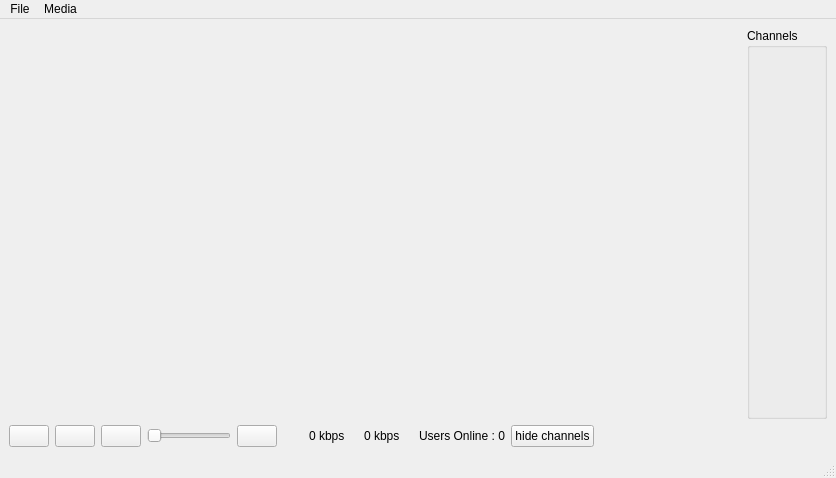
<?xml version="1.0" encoding="UTF-8"?>
<ui version="4.0">
 <class>SimplePlayer</class>
 <widget class="QMainWindow" name="SimplePlayer">
  <property name="geometry">
   <rect>
    <x>0</x>
    <y>0</y>
    <width>836</width>
    <height>478</height>
   </rect>
  </property>
  <property name="windowTitle">
   <string>Demo Player</string>
  </property>
  <widget class="QWidget" name="centralwidget">
   <layout class="QGridLayout" name="gridLayout">
    <item row="0" column="0" colspan="3">
     <layout class="QHBoxLayout" name="middle_layout">
      <item>
       <widget class="QWidget" name="VideoFrame" native="true">
        <property name="sizePolicy">
         <sizepolicy hsizetype="Minimum" vsizetype="Expanding">
          <horstretch>0</horstretch>
          <verstretch>0</verstretch>
         </sizepolicy>
        </property>
        <zorder>widget</zorder>
       </widget>
      </item>
      <item>
       <widget class="QGroupBox" name="channels_box">
        <property name="sizePolicy">
         <sizepolicy hsizetype="Maximum" vsizetype="Expanding">
          <horstretch>0</horstretch>
          <verstretch>0</verstretch>
         </sizepolicy>
        </property>
        <property name="title">
         <string>Channels</string>
        </property>
       </widget>
      </item>
     </layout>
    </item>
    <item row="1" column="0" colspan="3">
     <layout class="QHBoxLayout" name="horizontalLayout_4">
      <item>
       <widget class="QPushButton" name="PlayButton">
        <property name="text">
         <string/>
        </property>
        <property name="icon">
         <iconset>
          <normaloff>icons/play.png</normaloff>icons/play.png</iconset>
        </property>
        <property name="checkable">
         <bool>true</bool>
        </property>
       </widget>
      </item>
      <item>
       <widget class="QPushButton" name="StopButton">
        <property name="text">
         <string/>
        </property>
        <property name="icon">
         <iconset>
          <normaloff>icons/stop.png</normaloff>icons/stop.png</iconset>
        </property>
       </widget>
      </item>
      <item>
       <widget class="QPushButton" name="VolumeButton">
        <property name="text">
         <string/>
        </property>
        <property name="icon">
         <iconset>
          <normaloff>icons/volume.png</normaloff>icons/volume.png</iconset>
        </property>
       </widget>
      </item>
      <item>
       <widget class="QSlider" name="volumeslider">
        <property name="sizePolicy">
         <sizepolicy hsizetype="Minimum" vsizetype="Fixed">
          <horstretch>0</horstretch>
          <verstretch>0</verstretch>
         </sizepolicy>
        </property>
        <property name="orientation">
         <enum>Qt::Horizontal</enum>
        </property>
       </widget>
      </item>
      <item>
       <widget class="QPushButton" name="fullscreen">
        <property name="styleSheet">
         <string notr="true"/>
        </property>
        <property name="text">
         <string/>
        </property>
        <property name="icon">
         <iconset>
          <normaloff>icons/full_in.png</normaloff>icons/full_in.png</iconset>
        </property>
       </widget>
      </item>
      <item>
       <widget class="QLabel" name="seaprator_full">
        <property name="text">
         <string/>
        </property>
        <property name="pixmap">
         <pixmap>icons/vertical_separator.png</pixmap>
        </property>
       </widget>
      </item>
      <item>
       <widget class="QLabel" name="download_icon">
        <property name="text">
         <string/>
        </property>
        <property name="pixmap">
         <pixmap resource="icons.qrc">:/icons/download.png</pixmap>
        </property>
       </widget>
      </item>
      <item>
       <widget class="QLabel" name="download_speed">
        <property name="text">
         <string>0 kbps</string>
        </property>
       </widget>
      </item>
      <item>
       <widget class="QLabel" name="upload_icon">
        <property name="text">
         <string/>
        </property>
        <property name="pixmap">
         <pixmap resource="icons.qrc">:/icons/upload.png</pixmap>
        </property>
       </widget>
      </item>
      <item>
       <widget class="QLabel" name="upload_speed">
        <property name="text">
         <string>0 kbps</string>
        </property>
       </widget>
      </item>
      <item>
       <widget class="QLabel" name="Separator_icon">
        <property name="sizePolicy">
         <sizepolicy hsizetype="Minimum" vsizetype="Maximum">
          <horstretch>0</horstretch>
          <verstretch>0</verstretch>
         </sizepolicy>
        </property>
        <property name="text">
         <string/>
        </property>
        <property name="pixmap">
         <pixmap resource="icons.qrc">:/icons/vertical_separator.png</pixmap>
        </property>
       </widget>
      </item>
      <item>
       <widget class="QLabel" name="users">
        <property name="sizePolicy">
         <sizepolicy hsizetype="Preferred" vsizetype="Preferred">
          <horstretch>0</horstretch>
          <verstretch>0</verstretch>
         </sizepolicy>
        </property>
        <property name="text">
         <string>Users Online : 0</string>
        </property>
       </widget>
      </item>
      <item>
       <widget class="QPushButton" name="hidebutton">
        <property name="text">
         <string>hide channels</string>
        </property>
       </widget>
      </item>
      <item>
       <spacer name="horizontalSpacer">
        <property name="orientation">
         <enum>Qt::Horizontal</enum>
        </property>
        <property name="sizeHint" stdset="0">
         <size>
          <width>40</width>
          <height>20</height>
         </size>
        </property>
       </spacer>
      </item>
     </layout>
    </item>
   </layout>
  </widget>
  <widget class="QMenuBar" name="menubar">
   <property name="geometry">
    <rect>
     <x>0</x>
     <y>0</y>
     <width>836</width>
     <height>27</height>
    </rect>
   </property>
   <widget class="QMenu" name="menuMedia">
    <property name="title">
     <string>Media</string>
    </property>
    <addaction name="actionPause"/>
    <addaction name="actionStop"/>
   </widget>
   <widget class="QMenu" name="menuFile">
    <property name="title">
     <string>File</string>
    </property>
    <addaction name="separator"/>
    <addaction name="openfile"/>
    <addaction name="Quit"/>
   </widget>
   <addaction name="menuFile"/>
   <addaction name="menuMedia"/>
  </widget>
  <widget class="QStatusBar" name="statusbar"/>
  <action name="actionQuit">
   <property name="text">
    <string>Quit</string>
   </property>
  </action>
  <action name="actionPause">
   <property name="checkable">
    <bool>true</bool>
   </property>
   <property name="text">
    <string>Pause</string>
   </property>
  </action>
  <action name="actionStop">
   <property name="text">
    <string>Stop</string>
   </property>
  </action>
  <action name="actionOpenLocal">
   <property name="text">
    <string>Open local file</string>
   </property>
  </action>
  <action name="actionAdd">
   <property name="text">
    <string> Add Chnnels</string>
   </property>
  </action>
  <action name="openfile">
   <property name="text">
    <string>Open File</string>
   </property>
  </action>
  <action name="Quit">
   <property name="text">
    <string>Quit</string>
   </property>
  </action>
 </widget>
 <resources>
  <include location="icons.qrc"/>
 </resources>
 <connections>
  <connection>
   <sender>actionQuit</sender>
   <signal>triggered()</signal>
   <receiver>SimplePlayer</receiver>
   <slot>close()</slot>
   <hints>
    <hint type="sourcelabel">
     <x>-1</x>
     <y>-1</y>
    </hint>
    <hint type="destinationlabel">
     <x>399</x>
     <y>299</y>
    </hint>
   </hints>
  </connection>
 </connections>
</ui>
